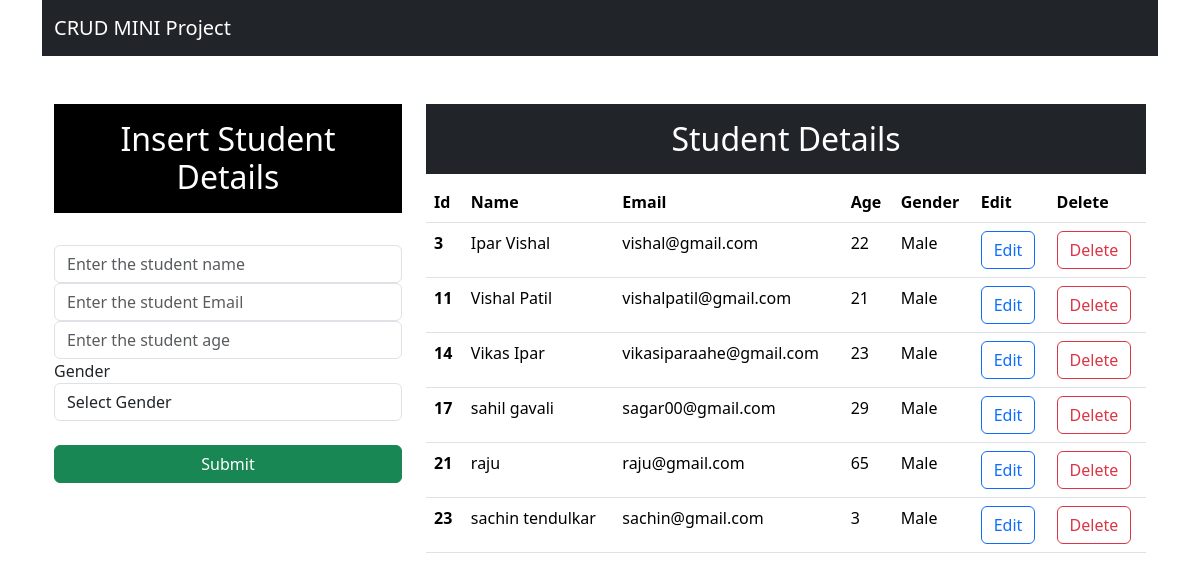
The page / on the database its author committed.
### app/models.py (models this page shows, shortened)
class Student(models.Model):
    name = models.CharField(max_length=25, blank=False, null=False)
    email= models.EmailField()
    age = models.IntegerField()
    gender = models.CharField(max_length=25, blank=False, null=False)

### app/views.py (the view)
# urls.py: path('', views.index),
def index(request):
    data=Student.objects.all()
    context={"data":data}
    return render(request, 'index.html',context)

### templates/index.html (shortened to what this page needs)
<!DOCTYPE html>
<html lang="en">
  <head>
    <link
      href="https://cdn.jsdelivr.net/npm/bootstrap@5.3.3/dist/css/bootstrap.min.css"
      rel="stylesheet"
    />
  </head>
  <body>
    <div class="container">
      <nav class="navbar navbar-expand-lg navbar-dark bg-dark">
        <div class="container-fluid">
          <a class="navbar-brand" href="/">CRUD MINI Project</a>
        </div>
      </nav>
<div class="container mt-5">
<div class="row">
    <div class="col-md-4">
    <h2 class="text-white bg-black text-center p-3">Insert Student Details</h2>
    <br>
    <form action="/insert" method="post"> {% csrf_token %}
        <div class="form-group">
            <input type="text" class="form-control" placeholder="Enter the student name " name="name" required>
    </div>
    <div class="form-group">
        <input type="email" class="form-control" mt=2 placeholder="Enter the student Email " name="email" required>
</div>
<div class="form-group">
    <input type="number" class="form-control" mt=2 placeholder="Enter the student age " name="age" required>
</div>
<div class="form-group">
    <label for="gender">Gender</label>
    <select id="gender" class="form-control" name="gender" required>
        <option selected>Select Gender</option>
    </select>
</div>
<br>
<div class="d-grid gap-2">
    <button class="btn btn-success" type="submit">Submit</button>
  </div>
</form>
</div>
    <div class="col-md-8">
        <h2 class="text-center text-white bg-dark p-3">Student Details</h2>
        <table class="table">
            <thead>
              <tr>
                <th scope="col">Id</th>
                <th scope="col">Name</th>
                <th scope="col">Email</th>
                <th scope="col">Age</th>
                <th scope="col">Gender</th>
                <th scope="col">Edit</th>
                <th scope="col">Delete</th>
              </tr>
            </thead>
            <tbody>
                {% for d in data %}
              <tr>
                <th scope="row">{{d.id}}</th>
                <td>{{d.name}}</td>
                <td>{{d.email}}</td>
                <td>{{d.age}}</td>
                <td>{{d.gender}}</td>
                <td><a type="button" href="/update/{{d.id}}" class="btn btn-outline-primary">Edit</a></td>
                <td><a type="button" href="/delete/{{d.id}}" class="btn btn-outline-danger">Delete</a></td>
              </tr>
              {% endfor %}
            </tbody>
          </table>
    </div>
</div>
    </div>
  </body>
</html>

### rows shown on the page
Student: id "3", name "Ipar Vishal", email "vishal@gmail.com", age "22", gender "Male"
Student: id "11", name "Vishal Patil", email "vishalpatil@gmail.com", age "21", gender "Male"
Student: id "14", name "Vikas Ipar", email "vikasiparaahe@gmail.com", age "23", gender "Male"
Student: id "17", name "sahil gavali", email "sagar00@gmail.com", age "29", gender "Male"
Student: id "21", name "raju", email "raju@gmail.com", age "65", gender "Male"
Student: id "23", name "sachin tendulkar", email "sachin@gmail.com", age "3", gender "Male"
